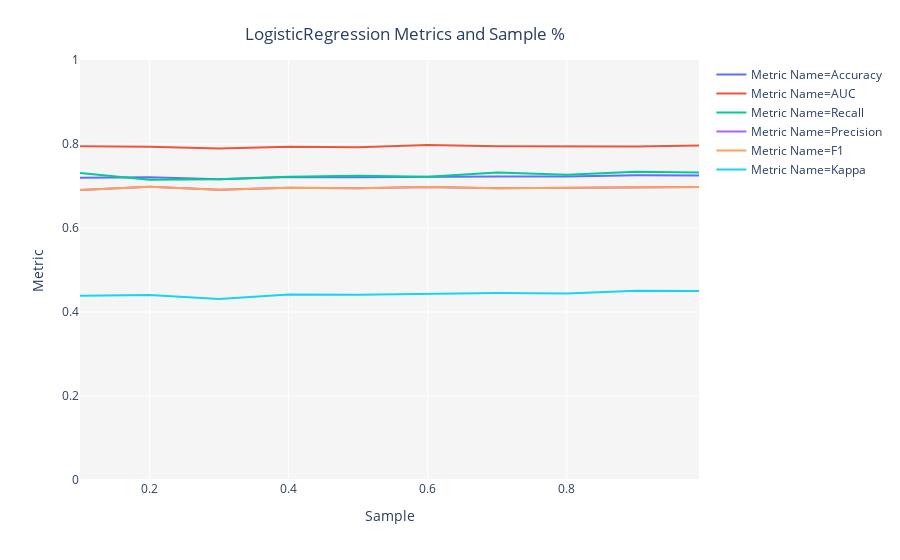

Write notebook code for a chart like this one.
### Markdown cell above
# Pycaret - Setup with categorical definition

#### Normalization
https://pycaret.org/normalization/

> `normalize: bool, default = False` - When set to True, the feature space is transformed using the normalized_method param. **Generally, linear algorithms perform better with normalized data** however, the results may vary and it is advised to run multiple experiments to evaluate the benefit of normalization.

### Code cell
model_setup = setup(
    dfStatesOnly
    , target = 'outcome' # PyCaret will list this as "Label"
    , pca = False 
    , ignore_low_variance = True # Variance is calculated using the ratio of unique values to the number of samples, and the ratio of the most common value to the frequency of the second most common value.
    , normalize = True
    , ignore_features = None
    , remove_outliers = True # outliers from the training data are removed using PCA linear dimensionality reduction using the Singular Value Decomposition technique.
    , silent = True
    , profile = False
    , categorical_features = [
            'bankNumber'
            , 'stateNumber'
            , 'mSA'
        ]
    , numeric_features = [
        'origIntRate'
        , 'origUPB'
        , 'origLTV'
        #, 'pMIperct'
        , 'origDebtIncRatio'
        , 'worstCreditScore'
        , 'rateDiffAbovePct'
    ]
)

# session_id - if you ever want to reprint the results later, pass the session_id to setup()
#      and it will run the setup using the same split of test/train

### Figure 1 — Plotly figure (JSON) as saved in the notebook; plotly's stock layout.template omitted (floating-point values rounded to 4 significant figures)
{"data": [{"hoverlabel": {"namelength": 0}, "hovertemplate": "Metric Name=Accuracy<br>Sample=%{x}<br>Metric=%{y}", "legendgroup": "Metric Name=Accuracy", "line": {"color": "#636efa", "dash": "solid", "shape": "linear"}, "mode": "lines", "name": "Metric Name=Accuracy", "showlegend": true, "type": "scatter", "x": [0.1, 0.2, 0.3, 0.4, 0.5, 0.6, 0.7, 0.8, 0.9, 0.99], "xaxis": "x", "y": [0.7196, 0.7208, 0.716, 0.7212, 0.7209, 0.7224, 0.7228, 0.7224, 0.7256, 0.7251], "yaxis": "y"}, {"hoverlabel": {"namelength": 0}, "hovertemplate": "Metric Name=AUC<br>Sample=%{x}<br>Metric=%{y}", "legendgroup": "Metric Name=AUC", "line": {"color": "#EF553B", "dash": "solid", "shape": "linear"}, "mode": "lines", "name": "Metric Name=AUC", "showlegend": true, "type": "scatter", "x": [0.1, 0.2, 0.3, 0.4, 0.5, 0.6, 0.7, 0.8, 0.9, 0.99], "xaxis": "x", "y": [0.7948, 0.7934, 0.789, 0.7934, 0.7925, 0.7976, 0.7949, 0.7948, 0.7942, 0.7963], "yaxis": "y"}, {"hoverlabel": {"namelength": 0}, "hovertemplate": "Metric Name=Recall<br>Sample=%{x}<br>Metric=%{y}", "legendgroup": "Metric Name=Recall", "line": {"color": "#00cc96", "dash": "solid", "shape": "linear"}, "mode": "lines", "name": "Metric Name=Recall", "showlegend": true, "type": "scatter", "x": [0.1, 0.2, 0.3, 0.4, 0.5, 0.6, 0.7, 0.8, 0.9, 0.99], "xaxis": "x", "y": [0.731, 0.7148, 0.7162, 0.7222, 0.7246, 0.7221, 0.7319, 0.7266, 0.7337, 0.7323], "yaxis": "y"}, {"hoverlabel": {"namelength": 0}, "hovertemplate": "Metric Name=Precision<br>Sample=%{x}<br>Metric=%{y}", "legendgroup": "Metric Name=Precision", "line": {"color": "#ab63fa", "dash": "solid", "shape": "linear"}, "mode": "lines", "name": "Metric Name=Precision", "showlegend": true, "type": "scatter", "x": [0.1, 0.2, 0.3, 0.4, 0.5, 0.6, 0.7, 0.8, 0.9, 0.99], "xaxis": "x", "y": [0.6904, 0.6983, 0.6909, 0.696, 0.6946, 0.6978, 0.6946, 0.6961, 0.6979, 0.6978], "yaxis": "y"}, {"hoverlabel": {"namelength": 0}, "hovertemplate": "Metric Name=F1<br>Sample=%{x}<br>Metric=%{y}", "legendgroup": "Metric Name=F1", "line": {"color": "#FFA15A", "dash": "solid", "shape": "linear"}, "mode": "lines", "name": "Metric Name=F1", "showlegend": true, "type": "scatter", "x": [0.1, 0.2, 0.3, 0.4, 0.5, 0.6, 0.7, 0.8, 0.9, 0.99], "xaxis": "x", "y": [0.6904, 0.6983, 0.6909, 0.696, 0.6946, 0.6978, 0.6946, 0.6961, 0.6979, 0.6978], "yaxis": "y"}, {"hoverlabel": {"namelength": 0}, "hovertemplate": "Metric Name=Kappa<br>Sample=%{x}<br>Metric=%{y}", "legendgroup": "Metric Name=Kappa", "line": {"color": "#19d3f3", "dash": "solid", "shape": "linear"}, "mode": "lines", "name": "Metric Name=Kappa", "showlegend": true, "type": "scatter", "x": [0.1, 0.2, 0.3, 0.4, 0.5, 0.6, 0.7, 0.8, 0.9, 0.99], "xaxis": "x", "y": [0.4389, 0.4403, 0.4312, 0.4416, 0.4411, 0.4439, 0.4452, 0.4442, 0.4508, 0.4498], "yaxis": "y"}], "layout": {"legend": {"tracegroupgap": 0}, "margin": {"t": 60}, "plot_bgcolor": "rgb(245,245,245)", "title": {"text": "LogisticRegression Metrics and Sample %", "x": 0.45, "xanchor": "center", "y": 0.95, "yanchor": "top"}, "xaxis": {"anchor": "y", "domain": [0, 1], "title": {"text": "Sample"}}, "yaxis": {"anchor": "x", "domain": [0, 1], "range": [0, 1], "title": {"text": "Metric"}}}}
